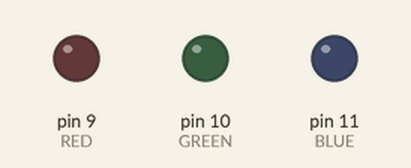
Bench run of a sketch on a simulated Arduino Uno, built with avr-gcc and run on an emulated ATmega328P. On the bench: output pins drawn as LEDs (lit = HIGH). What the sketch prints to the serial monitor is not drawn.

Above: at 0.5 s.
At 1.5 s:
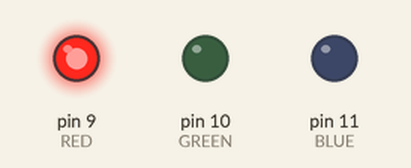
At 2.5 s:
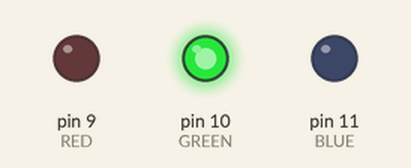
At 3.5 s:
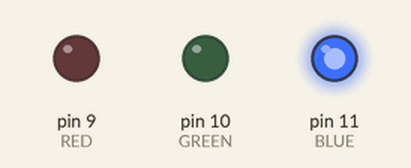
At 4.5 s:
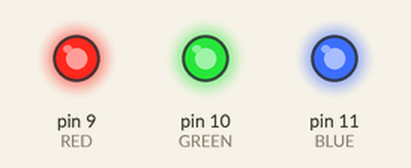
Timing chart, 0 to 5.2 s (numbered marks = the images above):
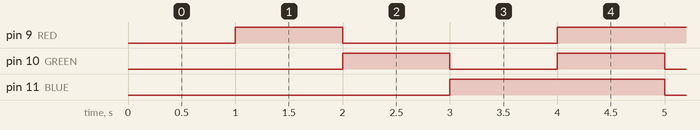

Measured:
- by itself, pin 9 (RED): repeats every 4.0 s: LOW 2.0 s, HIGH 2.0 s
- by itself, pin 10 (GREEN): alternates HIGH for 1.0 s and LOW for 1.0 s
- by itself, pin 11 (BLUE): alternates HIGH for 2.0 s and LOW for 2.0 s

The sketch:

0908_5period_ClassTask_TimerInterrupt.ino
```cpp
// 250908 5교시 [과제]타이머인터럽트

// 내부 인터럽트(소프트웨어 인터럽트) : 타이머 인터럽트, 시간마다 실행할 수있음
// 외부 인터럽트(하드웨어 인터럽트) : GPIO(제너럴 ? input / output, 2번 3번핀이 인터럽트 핀임 여기서는)상태를 모니터링, 하드웨어

#include <MsTimer2.h> // 타이머인터럽트(내부, 소프트)

int cnt = 0;

void myISR()
{
  static boolean on = 1;
  static boolean off = 0;

  if(cnt == 0)
  {
    digitalWrite(9, on);
    digitalWrite(10, off);
    digitalWrite(11, off);
  }
  if(cnt == 1)
  {
    digitalWrite(9, off);
    digitalWrite(10, on);
    digitalWrite(11, off);
  }
  if(cnt == 2)
  {
    digitalWrite(9, off);
    digitalWrite(10, off);
    digitalWrite(11, on);
  }
  if(cnt == 3)
  {
    digitalWrite(9, on);
    digitalWrite(10, on);
    digitalWrite(11, on);
  }


  Serial.print(cnt);
  cnt++;
  if(cnt == 4) cnt = 0;

}

void setup() {

  // 1. setup에 설정해줌 : MsTimer2::set(밀리초, 함수) -> 시간마다 실행되는거니까 사실상 스위치 필요없음(?)
  MsTimer2::set(1000, myISR);

  // 2. 시작 MsTimer2::start()
  MsTimer2::start();

  pinMode(9, OUTPUT); // RED
  pinMode(10, OUTPUT); // GREEN
  pinMode(11, OUTPUT); // BLUE

  Serial.begin(9600);

}

// loop문이 없어도 위의 isr이라는 함수가 계속 실행되고 있다
void loop() {


}
```
